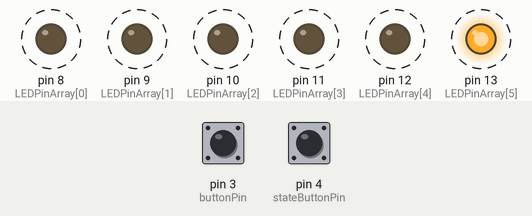
This sketch was run on a simulated Arduino Uno, built with avr-gcc and run on an emulated ATmega328P. Parts: output pins drawn as LEDs (lit = HIGH). Dashed ring = blinking. The test bench sets the inputs (shaded band); at power-on: pin 4 (stateButtonPin) HIGH, pin 3 (buttonPin) HIGH.

Above: at 1.25 s.
1.3 s: pin 4 (stateButtonPin) pulled LOW for 1 s
At 2.3 s:
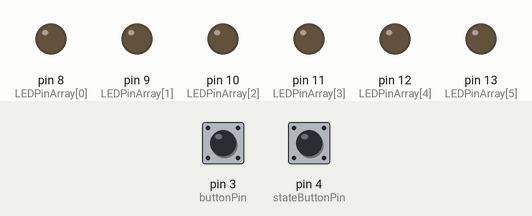
3.8 s: pin 4 (stateButtonPin) pulled LOW for 0.15 s
At 4.05 s:
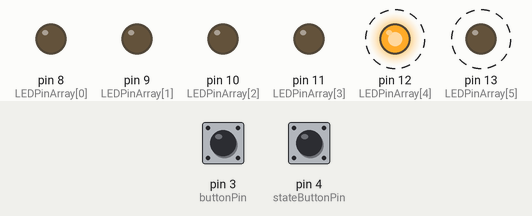
6.8 s: pin 4 (stateButtonPin) pulled LOW for 3.2 s
At 7.5 s:
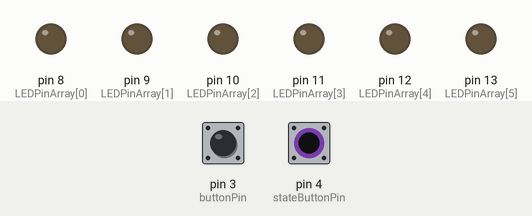
Timing chart, 0 to 9.8 s (numbered marks = the images above; inputs shaded):
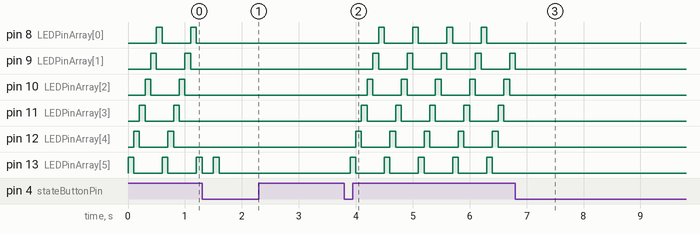

Measured:
- after the input at 1.3 s, pin 8 (LEDPinArray[0]), pin 9 (LEDPinArray[1]), pin 10 (LEDPinArray[2]), pin 11 (LEDPinArray[3]), pin 12 (LEDPinArray[4]): stops changing and stays LOW
- after the input at 3.8 s, pin 8 (LEDPinArray[0]): alternates HIGH for 0.10 s and LOW for 0.50 s, starting after 0.60 s; pin 9 (LEDPinArray[1]): alternates HIGH for 0.10 s and LOW for 0.50 s, starting after 0.50 s
- after the input at 6.8 s, pin 8 (LEDPinArray[0]), pin 10 (LEDPinArray[2]), pin 11 (LEDPinArray[3]), pin 12 (LEDPinArray[4]), pin 13 (LEDPinArray[5]): stops changing and stays LOW; pin 9 (LEDPinArray[1]): goes on until 6.8 s, then stays LOW
- by itself, pin 8 (LEDPinArray[0]), pin 9 (LEDPinArray[1]), pin 10 (LEDPinArray[2]), pin 11 (LEDPinArray[3]), pin 12 (LEDPinArray[4]): alternates HIGH for 0.10 s and LOW for 0.50 s

The sketch:

mic1_week2.ino
```cpp
/*
  MIC1 Week 2. Digital

  Author Lucas Vonk
         2189041
  Date   17/09/2026
*/

int LEDPinArray[] = { 8, 9, 10, 11, 12, 13 };         // All pins of the leds in a array
int LEDPinArrayReverse[] = { 13, 12, 11, 10, 9, 8 };  // All pins of the leds in a array
// int LEDcount = 6;                               // Set amount of leds in the array
int LEDcount = (sizeof(LEDPinArray) / sizeof(LEDPinArray[0]));

int direction = 0;
const int buttonPin = 3;
int state = 1;
const int stateButtonPin = 4;
int stateButtonPinState = 0;
int lastStateButtonPinState = 0;


void setup() {
  pinMode(buttonPin, INPUT_PULLUP);
  pinMode(stateButtonPin, INPUT_PULLUP);

  // Reference: https://www.w3schools.com/cpp/cpp_for_loop.asp
  for (int i = 0; i < LEDcount; i++) {
    pinMode(LEDPinArray[i], OUTPUT);
    digitalWrite(LEDPinArray[i], LOW);
  }
}


void loop() {
stateButtonPinState = digitalRead(stateButtonPin);
if (stateButtonPinState != lastStateButtonPinState && stateButtonPinState == LOW) {state = 1; delay(100);}

if (digitalRead(buttonPin) == LOW) {direction = !direction; delay(50);}

while (state == 1) {
  if (direction == 0) {
    for (int i = 0; i < LEDcount; i++) {
      digitalWrite(LEDPinArrayReverse[i], HIGH);
      delay(100);
      digitalWrite((LEDPinArrayReverse[i]), LOW);
      if (digitalRead(buttonPin) == LOW) {direction = !direction; delay(100); break;}
      if (digitalRead(stateButtonPin) == LOW) {state = 0; delay(100); break;}
    }
  }
  else if (direction == 1) {
    for (int i = 0; i < LEDcount; i++) {
      digitalWrite(LEDPinArray[i], HIGH);
      delay(100);
      digitalWrite((LEDPinArray[i]), LOW);
      if (digitalRead(buttonPin) == LOW) {direction = !direction; delay(100); break;}
      if (digitalRead(stateButtonPin) == LOW) {state = 0; delay(100); break;}
    }
  }
  if (state == 0) {break;}
}

lastStateButtonPinState = stateButtonPinState;
}
```
